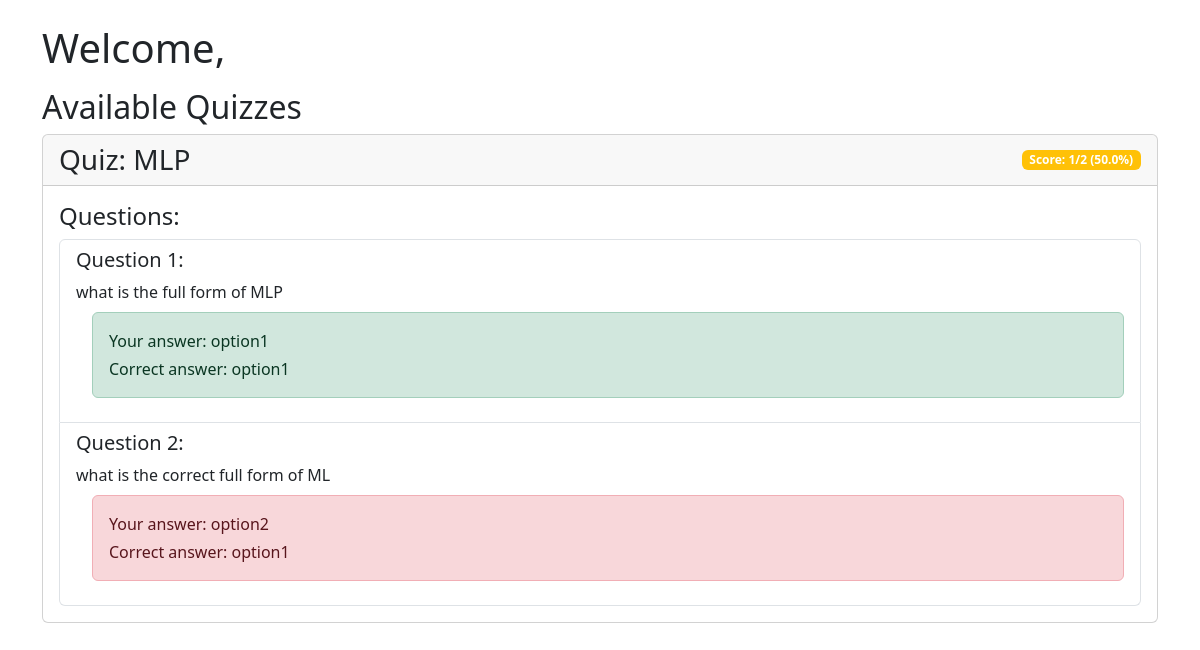
Screenshot of /user_dashboard with the database file from the repository.
### model.py (models this page shows)
class Quiz(db.Model):
    __tablename__ = 'quiz'
    id = db.Column(db.Integer, primary_key=True, autoincrement=True)
    name = db.Column(db.String(100), nullable=False)  #  Added missing name
    available_quizzes=db.Column(db.String(100),nullable=False)
    chapter_id = db.Column(db.Integer, db.ForeignKey('chapter.id'), nullable=True)
    date_of_quiz = db.Column(db.DateTime, nullable=True)  #  Allow quizzes to have no date initially
    time_duration = db.Column(db.String(10), nullable=True)
    questions = db.relationship('Question', backref='quiz', cascade='all, delete-orphan', lazy=True)

class Question(db.Model):
    __tablename__ = 'question'
    id = db.Column(db.Integer, primary_key=True, autoincrement=True)
    quiz_id = db.Column(db.Integer, db.ForeignKey('quiz.id'), nullable=False)
    question_statement = db.Column(db.String(255), nullable=False)
    quiz_name=db.Column(db.String(255),nullable=True)
    option1 = db.Column(db.String(100), nullable=False)
    option2 = db.Column(db.String(100), nullable=False)
    option3 = db.Column(db.String(100), nullable=False)
    option4 = db.Column(db.String(100), nullable=False)
    correct_option = db.Column(db.String(100), nullable=False)
    user_answer = db.Column(db.String(100), nullable=True)  # Add user's answer field

### main.py (the view)
@app.route('/user_dashboard',methods=['GET'])
def user_dashboard():
    username = User.query.filter_by(username=session.get('username')).first()
    quizzes = Quiz.query.all()
    subjects = Subject.query.all()
    quiz_questions = {}
    quiz_scores = {}
    for quiz in quizzes:
        questions = Question.query.filter_by(quiz_id=quiz.id).all()
        quiz_questions[quiz.id] = questions
        total_questions = len(questions)
        if total_questions > 0:
            correct_answers = sum(1 for q in questions if q.user_answer == q.correct_option)
            score_percentage = (correct_answers / total_questions) * 100
            quiz_scores[quiz.id] = {
                'correct': correct_answers,
                'total': total_questions,
                'percentage': round(score_percentage, 2)
            }
        else:
            quiz_scores[quiz.id] = {
                'correct': 0,
                'total': 0,
                'percentage': 0
            }
    return render_template('user_dashboard.html',
                         username=username,
                         quizzes=quizzes,
                         subjects=subjects,
                         quiz_questions=quiz_questions,
                         quiz_scores=quiz_scores)

### templates/user_dashboard.html (shortened to what this page needs)
<!DOCTYPE html>
<html lang="en">
<head>
    <link rel="stylesheet" href="https://cdn.jsdelivr.net/npm/bootstrap@5.3.0/dist/css/bootstrap.min.css">
</head>
<body>
    <div class="container mt-4">
        <h1>Welcome, {{ username.username }}</h1>
        <h2>Available Quizzes</h2>
        {% if quizzes %}
            {% for quiz in quizzes %}
            <div class="card mb-4">
                <div class="card-header d-flex justify-content-between align-items-center">
                    <h3 class="mb-0">Quiz: {{ quiz.name }}</h3>
                    {% if quiz_scores[quiz.id].total > 0 %}
                    <div class="badge {% if quiz_scores[quiz.id].percentage >= 70 %}bg-success{% elif quiz_scores[quiz.id].percentage >= 40 %}bg-warning{% else %}bg-danger{% endif %}">
                        Score: {{ quiz_scores[quiz.id].correct }}/{{ quiz_scores[quiz.id].total }} ({{ quiz_scores[quiz.id].percentage }}%)
                    </div>
                    {% endif %}
                </div>
                <div class="card-body">
                    {% if quiz_questions[quiz.id] %}
                        <h4>Questions:</h4>
                        <div class="list-group">
                            {% for question in quiz_questions[quiz.id] %}
                            <div class="list-group-item">
                                <h5 class="mb-2">Question {{ loop.index }}:</h5>
                                <p class="mb-2">{{ question.question_statement }}</p>
                                {% if not question.user_answer %}
                                <form action="{{ url_for('submit_answer', question_id=question.id) }}" method="POST" class="ms-3">
                                    <div class="form-check mb-2">
                                        <input class="form-check-input" type="radio" name="answer" id="option1_{{ question.id }}" value="option1" required>
                                        <label class="form-check-label" for="option1_{{ question.id }}">
                                            {{ question.option1 }}
                                        </label>
                                    </div>
                                    <div class="form-check mb-2">
                                        <input class="form-check-input" type="radio" name="answer" id="option2_{{ question.id }}" value="option2">
                                        <label class="form-check-label" for="option2_{{ question.id }}">
                                            {{ question.option2 }}
                                        </label>
                                    </div>
                                    <div class="form-check mb-2">
                                        <input class="form-check-input" type="radio" name="answer" id="option3_{{ question.id }}" value="option3">
                                        <label class="form-check-label" for="option3_{{ question.id }}">
                                            {{ question.option3 }}
                                        </label>
                                    </div>
                                    <div class="form-check mb-2">
                                        <input class="form-check-input" type="radio" name="answer" id="option4_{{ question.id }}" value="option4">
                                        <label class="form-check-label" for="option4_{{ question.id }}">
                                            {{ question.option4 }}
                                        </label>
                                    </div>
                                    <button type="submit" class="btn btn-primary mt-2">Submit Answer</button>
                                </form>
                                {% else %}
                                <div class="ms-3">
                                    <div class="alert {% if question.user_answer == question.correct_option %}alert-success{% else %}alert-danger{% endif %}">
                                        <p class="mb-1">Your answer: {{ question.user_answer }}</p>
                                        <p class="mb-0">Correct answer: {{ question.correct_option }}</p>
                                    </div>
                                </div>
                                {% endif %}
                            </div>
                            {% endfor %}
                        </div>
                    {% else %}
                        <p class="text-muted">No questions available for this quiz yet.</p>
                    {% endif %}
                </div>
            </div>
            {% endfor %}
        {% else %}
            <p>No quizzes available yet.</p>
        {% endif %}
    </div>
</body>
</html>

### rows the page displays
Quiz: name "MLP", id "1", quiz_scores "2", quiz_scores "50.0"
Question: question_statement "what is the full form of MLP", user_answer "option1", correct_option "option1"
Question: question_statement "what is the correct full form of ML", user_answer "option2", correct_option "option1"
